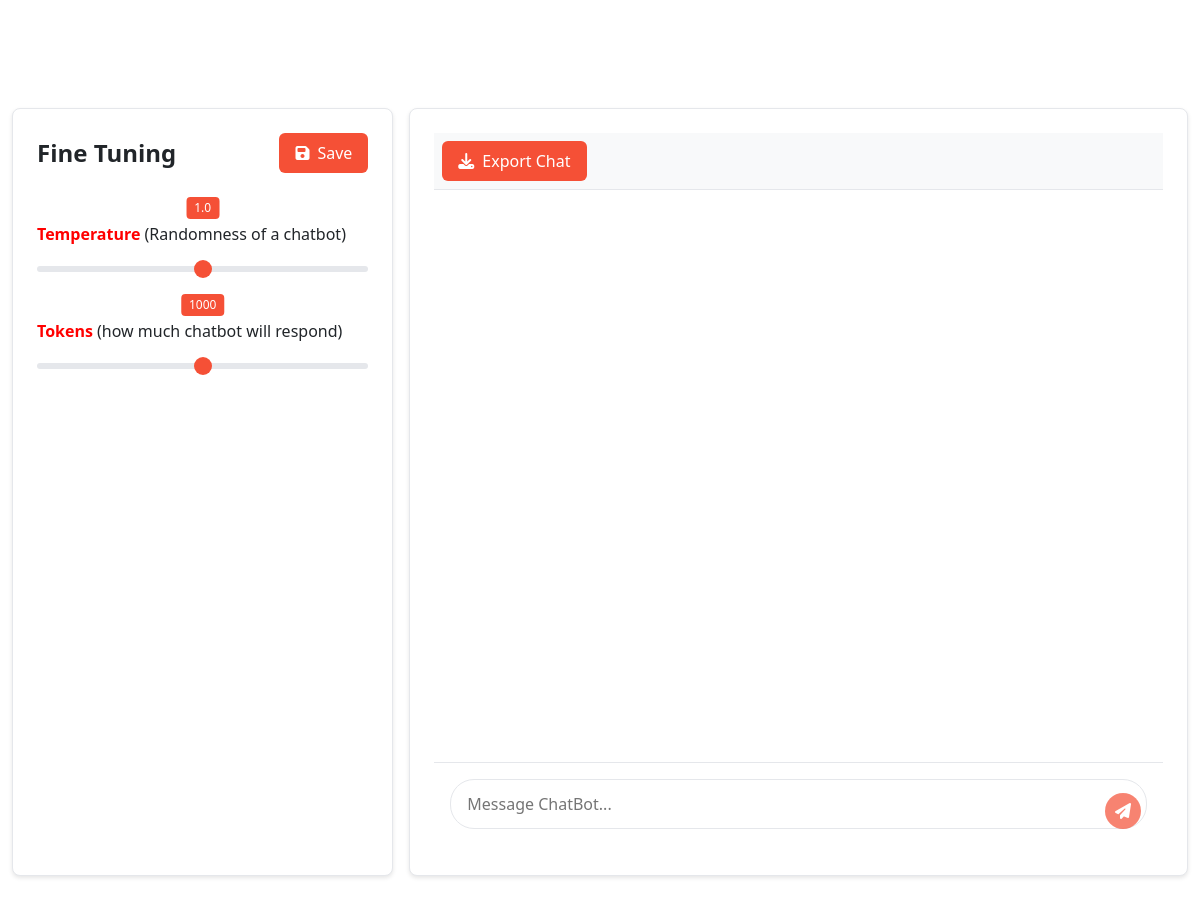
Before: /Dashboard/ with the older database file.
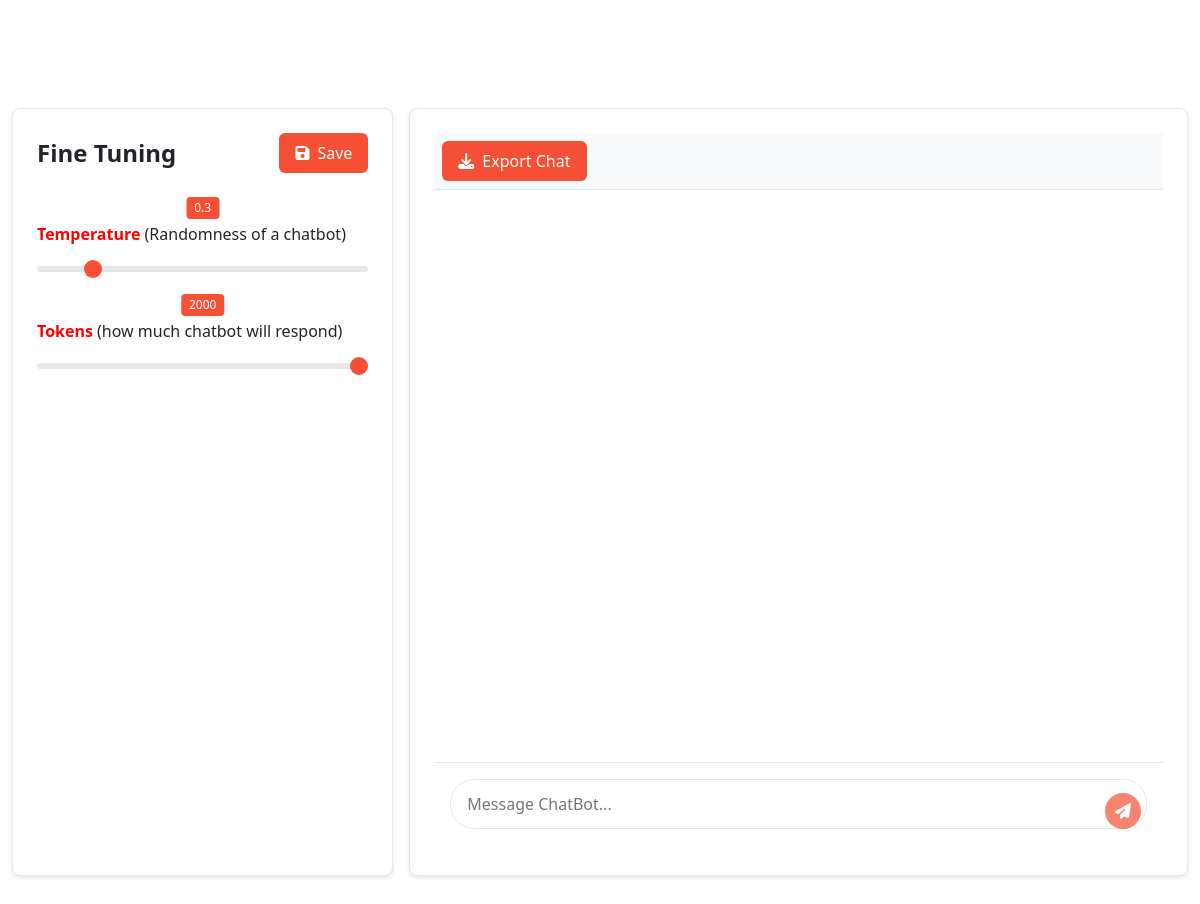
After: the same page with the newer database file.
### Rag/models.py (models this page shows)
class Params(models.Model):
    temperature = models.FloatField()
    max_tokens = models.IntegerField(default=2000)

### Rag/views.py (the view)
# urls.py: path('Dashboard/',views.Dashboard,name='Dashboard'),
def Dashboard(request):
    return render(request, 'params.html', {'obj': Params.objects.first()})

### templates/params.html (shortened to what this page needs)
{% extends "base.html" %}
{% block extra_css %}
    <link href="https://cdn.jsdelivr.net/npm/bootstrap@5.3.3/dist/css/bootstrap.min.css" rel="stylesheet">
    <link rel="stylesheet" href="https://cdn.tutorialjinni.com/font-awesome/6.6.0/css/all.min.css">
{% endblock %}
{% block content %}
<div class="container-fluid py-3">
    <div class="row g-3">
<div class="col-md-4">
    <div class="custom-container settings-panel">
        <form id="main-rag" method="post">
            <div class="d-flex justify-content-between align-items-center mb-4">
                <h4 class="fw-bold m-0">Fine Tuning</h4>
                <button class="export-button" type="submit">
                    <i class="fas fa-save"></i>
                    <span>Save</span>
                </button>
            </div>
            <div class="slider-container">
                <label class="form-label"><b style="color: red">Temperature</b></label>
                <span>(Randomness of a chatbot)</span>
                <span class="slider-value">{{ obj.temperature|default:1.0 }}</span>
                <input type="range" id="range-temp-rag" class="slider" min="0" max="2" step="0.1"
                       value="{{ obj.temperature|default:1.0 }}">
            </div>
            <div class="slider-container">
                <label class="form-label"><b style="color: red">Tokens</b></label>
                <span>(how much chatbot will respond)</span>
                <span class="slider-value">{{ obj.max_tokens|default:1000 }}</span>
                <input type="range" id="range-tokens-rag" class="slider" min="0" max="2000" step="100"
                       value="{{ obj.max_tokens|default:1000 }}">
            </div>
        </form>
    </div>
</div>
        <div class="col-md-8">
            <div class="custom-container chat-panel">
                <div class="action-bar">
                    <button id="export-chat" class="export-button">
                        <i class="fas fa-download"></i>
                        <span>Export Chat</span>
                    </button>
                </div>
                <div id="chat-messages" class="chat-messages"></div>
                <div class="chat-input-wrapper">
                    <form id="chat-form" class="position-relative">
                        <textarea
                            id="chat-input"
                            class="chat-input"
                            placeholder="Message ChatBot..."
                            rows="1"
                        ></textarea>
                        <button type="submit" id="send-button" class="send-button">
                            <i class="fas fa-paper-plane"></i>
                        </button>
                    </form>
                </div>
            </div>
        </div>
    </div>
</div>
{% endblock %}

### templates/base.html (shortened to what this page needs)
<!DOCTYPE html>
<html lang="en">
<head>
    <link href="https://cdn.jsdelivr.net/npm/bootstrap@5.3.3/dist/css/bootstrap.min.css" rel="stylesheet">
    <link rel="stylesheet" href="https://cdnjs.cloudflare.com/ajax/libs/font-awesome/6.5.1/css/all.min.css">
    {% block extra_css %}{% endblock %}
</head>
<body>
    <main>
        {% block content %}
        {% endblock %}
    </main>
</body>
</html>

### templates/base.html (style rules this page uses)
:root { --primary-color: #ff5722; --primary-dark: #f4511e; --secondary-color: #64748b; --accent-color: #ff9800; --background-color: #fafafa; --text-color: #333333; --navbar-height: 60px; }
body { min-height: 100vh; display: flex; flex-direction: column; background-color: var(--background-color); padding-top: var(--navbar-height); }
main { flex: 1; width: 100%; padding: 2rem 0; min-height: calc(100vh - var(--navbar-height) - 300px); position: relative; z-index: 1; }

### templates/params.html (style rules this page uses)
.custom-container { background-color: #ffffff; border: 1px solid #e5e7eb; border-radius: 8px; box-shadow: 0 2px 4px rgba(0,0,0,0.1); padding: 1.5rem; height: 100%; }
.settings-panel { height: calc(100vh - 2rem); overflow-y: auto; }
.chat-panel { height: calc(100vh - 2rem); display: flex; flex-direction: column; }
.slider-container { position: relative; padding-top: 25px; margin-bottom: 1rem; }
.slider { -webkit-appearance: none; width: 100%; height: 6px; background: #e5e7eb; border-radius: 3px; outline: none; }
.slider-value { position: absolute; top: 0; left: 50%; transform: translateX(-50%); background: #F55036; color: white; padding: 2px 8px; border-radius: 4px; font-size: 0.75rem; pointer-events: none; }
.chat-messages { flex-grow: 1; overflow-y: auto; padding: 1.5rem; }
.chat-input-wrapper { padding: 1rem; border-top: 1px solid #e5e7eb; background-color: white; }
.chat-input { width: 100%; resize: none; border-radius: 24px; padding: 0.75rem 3rem 0.75rem 1rem; border: 1px solid #e5e7eb; outline: none; transition: border-color 0.2s; }
.send-button { position: absolute; right: 6px; bottom: 6px; width: 36px; height: 36px; border-radius: 50%; background-color: #F55036; border: none; color: white; display: flex; align-items: center; justify-content: center; cursor: pointer; opacity: 0.7; transition: all 0.2s; }
.action-bar { padding: 0.5rem; background-color: #f8f9fa; border-bottom: 1px solid #e5e7eb; }
.export-button { background-color: #F55036; color: white; border: none; padding: 0.5rem 1rem; border-radius: 0.375rem; display: inline-flex; align-items: center; gap: 0.5rem; transition: background-color 0.2s; }

Changed rows visible on the page:
added Params: temperature "0.3", max_tokens "2000"
Other visible differences:
{{ obj.temperature|default:1.0 }}: "1.0" → (not shown)
form field temperature: "1" → (not shown)
{{ obj.max_tokens|default:1000 }}: "1000" → (not shown)
form field max_tokens: "1000" → (not shown)
